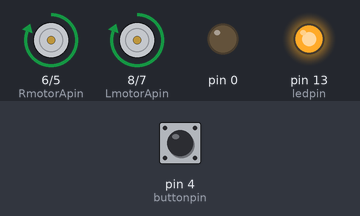
The sketch below on a simulated Arduino Uno, built with avr-gcc and run on an emulated ATmega328P. Parts: motor-driver pin pairs drawn as motors (green arrow = first pin HIGH = forward, orange = second pin HIGH = backward, longer = more drive), output pins drawn as LEDs (lit = HIGH). The test bench sets the inputs (shaded band); at power-on: pin 4 (buttonpin) HIGH.

Above: at 0.2 s.
At 1.07 s:
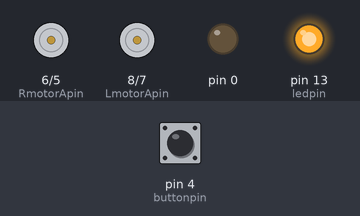
At 1.9 s:
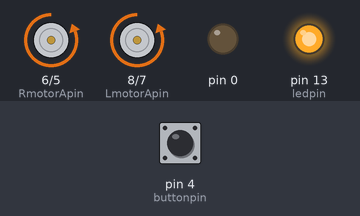
Timing chart, 0 to 3.0 s (numbered marks = the images above):
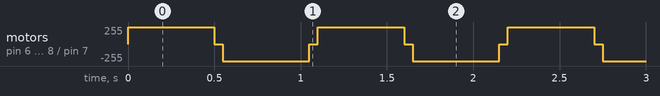

Measured:
- by itself, motor on pin 6 (RmotorApin) / pin 5 (RmotorBpin), motor on pin 8 (LmotorApin) / pin 7 (LmotorBpin): repeats every 1.1 s: stopped 0.05 s, backward 255/255 0.50 s, stopped 0.05 s, forward 255/255 0.50 s

The sketch:

TA8080BugBase1Test1.ino
```cpp
//Atmega88 used for testing, using a modified bootloader to use arduino

//this is a base program for using the TA8080 motor drivers on
//the bug-like chassis

//constant ints for the motor controlling pins, change if needed
const int RmotorApin = 6;
const int RmotorBpin = 5;
const int LmotorApin = 8;
const int LmotorBpin = 7;

//setup int for pin 13 LED, could be used for debugging or something like status
const int ledpin = 13;

//button for initializing the start of the program
const int buttonpin = 4;

int motorPins[4] = {RmotorApin, RmotorBpin, LmotorApin, LmotorBpin};

void setup(){

  //setup ledpin as output in case it is needed
  pinMode(ledpin, OUTPUT);

  //setup buttonpin as input
  pinMode(buttonpin, INPUT);

  //setup all the motor control pins as outputs
  for(int p = 0; p < sizeof(motorPins); p++){
    pinMode(motorPins[p], OUTPUT);
  }

  digitalWrite(ledpin, HIGH);

  while(digitalRead(buttonpin) == LOW){

    //do nothing until the button is pressed and goes HIGH and breaks the loop
    //then the program goes into the loop()
  }


}

void loop(){

  //put looping code here as usual

  allFwd();
  delay(500);
  allStop();
  delay(50);
  allRev();
  delay(500);
  allStop();
  delay(50);


}

/*********INDIVIDUAL MOTOR FUNCTIONS*********/

//make Right motor spin forward
void RmotorFwd(){

  digitalWrite(RmotorApin, HIGH);
  digitalWrite(RmotorBpin, LOW);

}

//make Left motor spin forward
void LmotorFwd(){

  digitalWrite(LmotorApin, HIGH);
  digitalWrite(LmotorBpin, LOW);

}

//reverse Right motor
void RmotorRev(){

  digitalWrite(RmotorApin, LOW);
  digitalWrite(RmotorBpin, HIGH);

}

//reverse Left motor
void LmotorRev(){

  digitalWrite(LmotorApin, LOW);
  digitalWrite(LmotorBpin, HIGH);

}

//stop Right motor
void RmotorStop(){

  digitalWrite(RmotorApin, LOW);
  digitalWrite(RmotorBpin, LOW);

}

//stop Left motor
void LmotorStop(){

  digitalWrite(LmotorApin, LOW);
  digitalWrite(LmotorBpin, LOW);

}

//brake Right motor
void RmotorBrake(){

  digitalWrite(RmotorApin, HIGH);
  digitalWrite(RmotorBpin, HIGH);

}

//brake Left motor
void LmotorBrake(){

  digitalWrite(LmotorApin, HIGH);
  digitalWrite(LmotorBpin, HIGH);

}

/*********FUNCTIONS USING BOTH MOTORS*********/

//both go forward
void allFwd(){

  RmotorFwd();
  LmotorFwd();

}

//both go reverse
void allRev(){

  RmotorRev();
  LmotorRev();

}

//both stop
void allStop(){

  RmotorStop();
  LmotorStop();

}

//both brake
void allBrake(){

  RmotorBrake();
  LmotorBrake();

}
```
